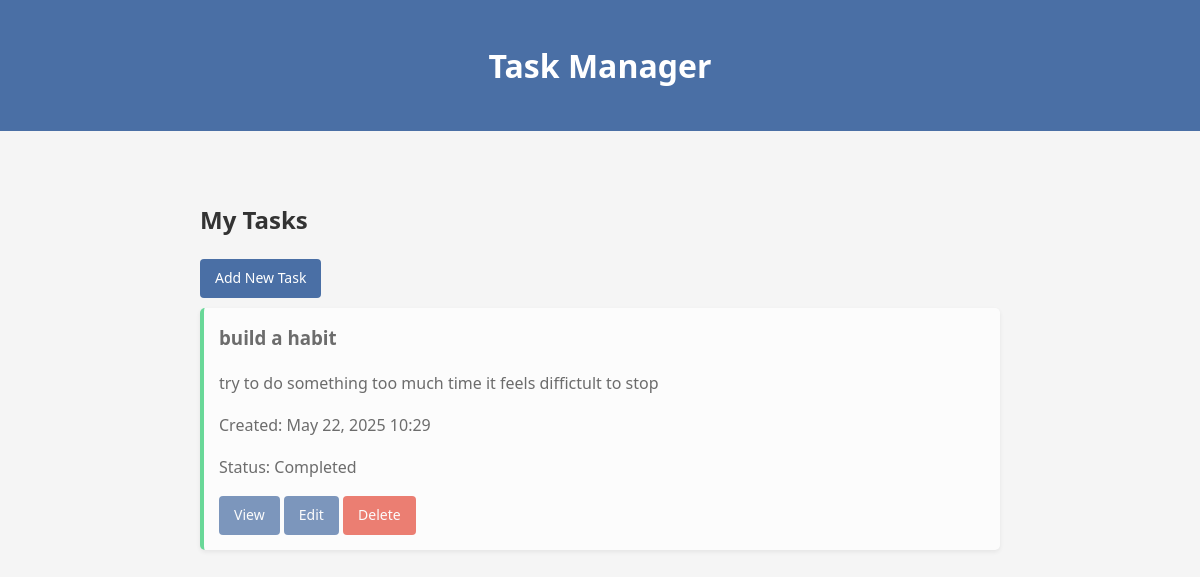
Before: / with the older database file.
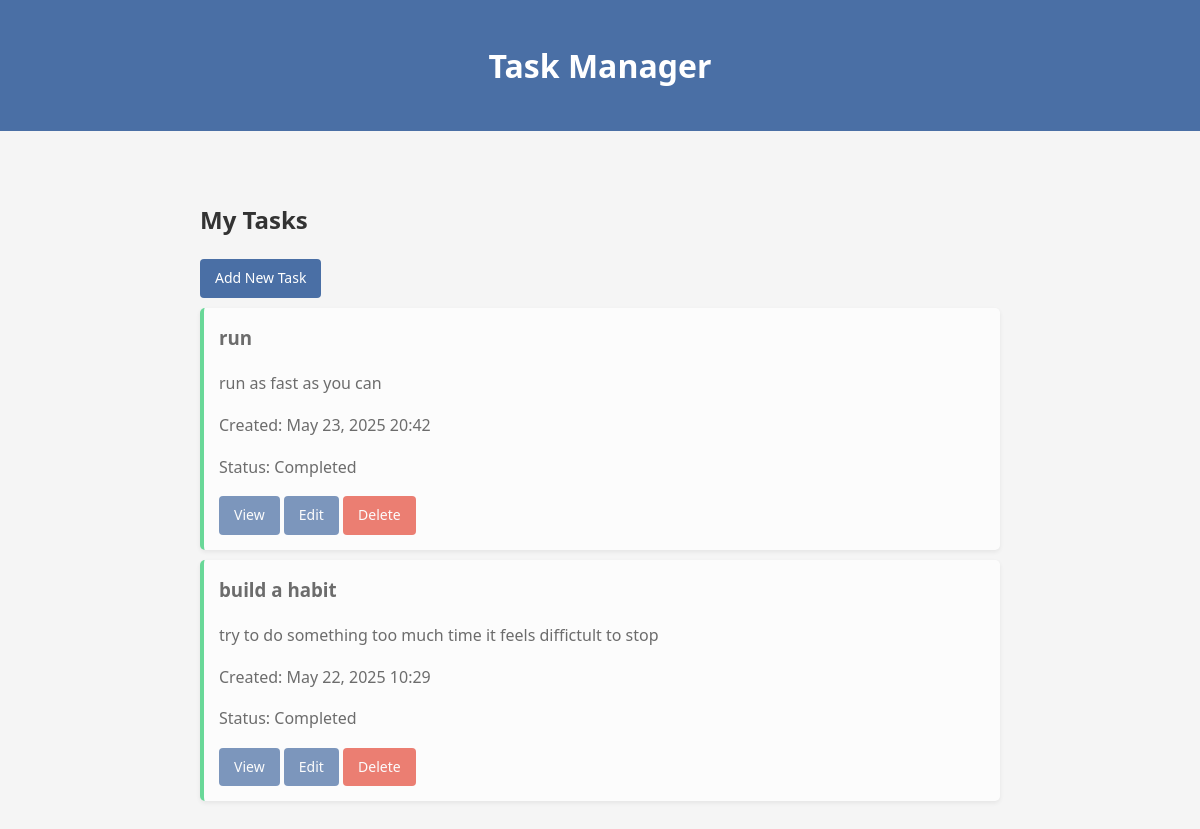
After: the same page with the newer database file.
### tasks/models.py (models this page shows, shortened)
class Task(models.Model):
    title = models.CharField(max_length=200)
    description = models.TextField(blank=True)
    completed = models.BooleanField(default=False)
    created = models.DateTimeField(auto_now_add=True)

### tasks/views.py (the view)
# urls.py: path('', views.task_list, name='task_list'),
def task_list(request):
    tasks = Task.objects.all().order_by('-created')
    return render(request, 'tasks/task_list.html', {'tasks': tasks})

### tasks/templates/tasks/task_list.html
{% extends 'tasks/base.html' %} {% block content %}
<h2>My Tasks</h2>
<a href="{% url 'task_create' %}" class="btn">Add New Task</a>
{% for task in tasks %}
<div class="task {% if task.completed %}completed{% endif %}">
  <h3>{{ task.title }}</h3>
  <p>{{ task.description|linebreaks }}</p>
  <p>Created: {{ task.created|date:"M d, Y H:i" }}</p>
  <p>Status: {% if task.completed %}Completed{% else %}Pending{% endif %}</p>
  <div class="task-actions">
    <a href="{% url 'task_detail' pk=task.pk %}" class="btn">View</a>
    <a href="{% url 'task_update' pk=task.pk %}" class="btn">Edit</a>
    <a href="{% url 'task_delete' pk=task.pk %}" class="btn btn-danger"
      >Delete</a
    >
  </div>
</div>
{% empty %}
<p>No tasks yet. Create your first task!</p>
{% endfor %} {% endblock %}

### tasks/templates/tasks/base.html (shortened to what this page needs)
<!DOCTYPE html>
<html lang="en">
  <head>
  </head>
  <body>
    <header>
      <div class="container">
        <h1>Task Manager</h1>
      </div>
    </header>
    <div class="container">{% block content %} {% endblock %}</div>
  </body>
</html>

### tasks/templates/tasks/base.html (style rules this page uses)
:root { --primary-color: #4a6fa5; --secondary-color: #6b8cae; --background-color: #f5f5f5; --text-color: #333; --light-color: #fff; --danger-color: #e74c3c; }
body { font-family: "Segoe UI", Tahoma, Geneva, Verdana, sans-serif; line-height: 1.6; color: var(--text-color); background-color: var(--background-color); margin: 0; padding: 0; }
.container { max-width: 800px; margin: 0 auto; padding: 20px; }
header { background-color: var(--primary-color); color: var(--light-color); padding: 20px 0; margin-bottom: 30px; }
header h1 { margin: 0; text-align: center; }
.btn { display: inline-block; background: var(--primary-color); color: var(--light-color); padding: 8px 15px; border: none; border-radius: 4px; cursor: pointer; text-decoration: none; font-size: 14px; }
.btn-danger { background: var(--danger-color); }
.task { background: var(--light-color); margin: 10px 0; padding: 15px; border-radius: 5px; box-shadow: 0 2px 5px rgba(0, 0, 0, 0.1); }
.task h3 { margin-top: 0; }
.task.completed { opacity: 0.7; border-left: 4px solid #2ecc71; }
.task-actions { margin-top: 10px; }

Changed rows visible on the page:
added Task: title "run", description "run as fast as you can", created "May 23, 2025 20:42", completed "Completed"
